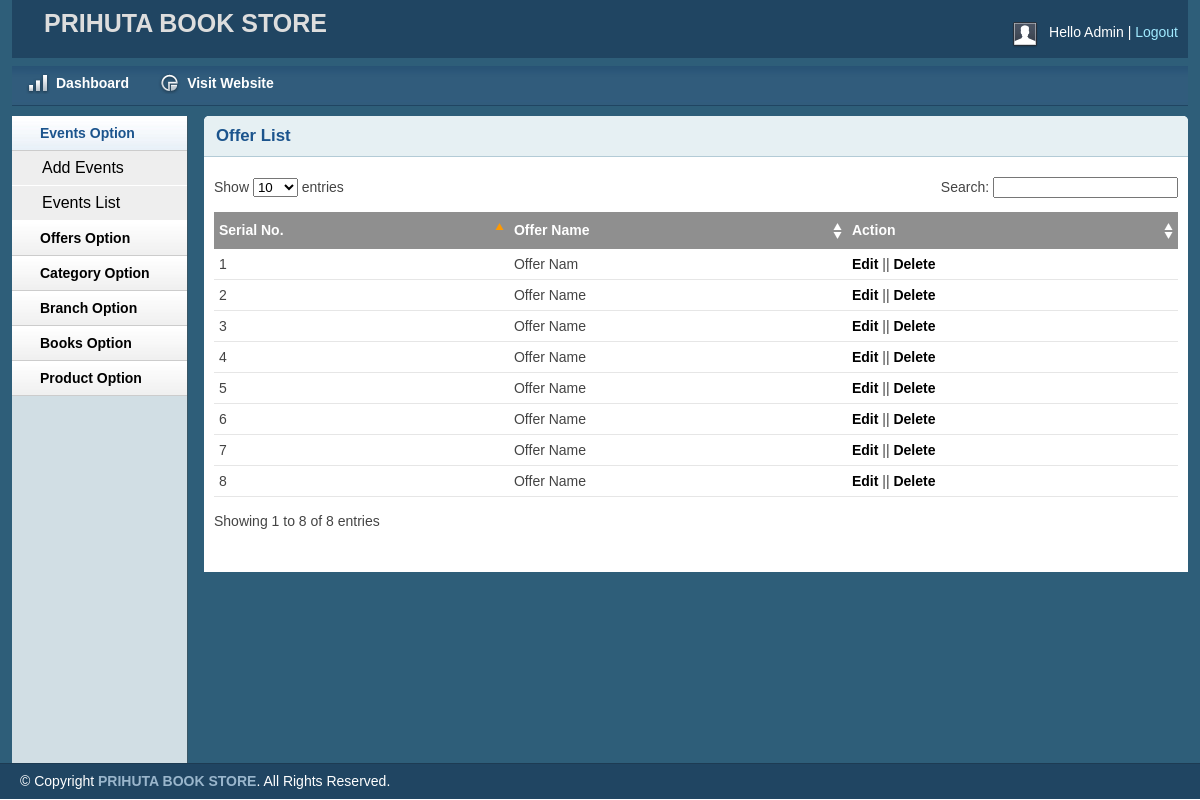
Screenshot of /admin/offerlist.php (signed in) with the database file from the repository.
### tables this page shows
CREATE TABLE IF NOT EXISTS `tbl_offers` (
  `offerId` int(11) NOT NULL AUTO_INCREMENT,
  `offerName` varchar(200) NOT NULL,
  `offerDescription` varchar(500) NOT NULL,
  PRIMARY KEY (`offerId`)
);

### lib/Database.php (called while the page is built, shortened)
<?php
class Database{
	public $host   = DB_HOST;
	public $user   = DB_USER;
	public $pass   = DB_PASS;
	public $dbname = DB_NAME;
	public $link;
	private function connecDB()
	{
		$this->link = new mysqli($this->host, $this->user, $this->pass, $this->dbname);
	}
	public function select($query)
	{
		$result = $this->link->query($query) or die ($this->link->error.__LINE__);
		if($result->num_rows > 0){
			return $result;
		}
		else{
			return false;
		}
	}
}
?>

### admin/offerlist.php (the view, shortened to what this page needs)
<?php include 'inc/header.php';?>
<?php include 'inc/sidebar.php';?>
        <div class="grid_10">
            <div class="box round first grid">
                <h2>Offer List</h2>
                <div class="block">
                    <table class="data display datatable" id="example">
					<thead>
						<tr>
							<th>Serial No.</th>
							<th>Offer Name</th>
							<th>Action</th>
						</tr>
					</thead>
					<tbody>
						<?php
							$query="select * from tbl_offers";
							$selectData=$db->select($query);
							if($selectData)
							{
								$i=0;
								while($result=$selectData->fetch_assoc())
								{
									$i++;
						?>
									<tr class="odd gradeX">
										<td> <?php echo $i; ?> </td>
										<td> <?php echo $result['offerName']; ?> </td>
										<td><a href="editoffer.php?editid=<?php echo $result['offerId'];?>">Edit</a> || <a onclick="return confirm('Are you sure to Delete! ');" href="deleteoffer.php?deleteid=<?php echo $result['offerId'];?>">Delete</a></td>
									</tr>
						<?php
								}
							}
						?>
					</tbody>
				</table>
               </div>
            </div>
        </div>
<?php include 'inc/footer.php';?>

### admin/css/layout.css (style rules this page uses)
body { background: #fff none repeat scroll 0 0; color: #444; font-size: 14px; padding: 0; }
a { color: #000; font-weight:bold; text-decoration: none; }
h1, h2, h3, h4, h5, h6 { line-height:1.2em; margin-bottom:.3em; }
h2 { margin-top:1em; }
.box { background:#fff; margin-bottom:20px; padding:10px 10px 10px 10px; margin-left:-8px; }
.box.grid { padding-bottom:40px; }
.box.round { -moz-border-radius: 5px 5px 0px 0px; -webkit-border-radius: 5px 5px 0px 0px; border-radius: 5px 5px 0px 0px; }
.box h2 { font-size:1.2em; font-weight:bold; color:#1B548D; background:#E6F0F3; margin:-10px -10px 0 -10px; padding:10px 12px; border-bottom:1px solid #B3CBD6; -moz-border-radius: 5px 5px 0px 0px; -webkit-border-radius: 5px 5px 0px 0px; border-radius: 5px 5px 0px 0px; }
.box.first { min-height: 406px; }
.block { padding-top:20px; }
.block { padding-bottom:1px; }
table.display { margin: 0 auto; clear: both; width: 100%; }
.sorting_asc { background: #8f8f8f url(../img/table/sort_asc.png) no-repeat center right; padding:8px 5px; text-align:left; color:#fff; }
.sorting { background:#8f8f8f url(../img/table/sort_both.png) no-repeat center right; padding:8px 5px; text-align:left; color:#fff; }
tr.odd { height: 30px; line-height: 30px; border-bottom:1px solid #e6e6e6; }
tr.even { height: 30px; line-height: 30px; border-bottom:1px solid #e6e6e6; }
tr.odd td, tr.even td { padding-left:5px; }

### rows the page displays
tbl_offers: offerName "Offer Nam"
tbl_offers: offerName "Offer Name"
tbl_offers: offerName "Offer Name"
tbl_offers: offerName "Offer Name"
tbl_offers: offerName "Offer Name"
tbl_offers: offerName "Offer Name"
tbl_offers: offerName "Offer Name"
tbl_offers: offerName "Offer Name"
